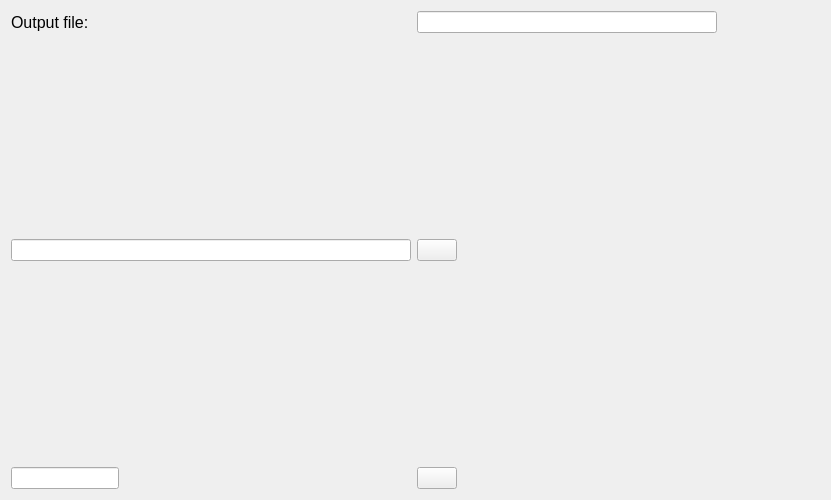
<?xml version="1.0" encoding="UTF-8"?>
<ui version="4.0">
 <class>fetchTweetsObject</class>
 <widget class="QWidget" name="fetchTweetsObject">
  <property name="geometry">
   <rect>
    <x>0</x>
    <y>0</y>
    <width>831</width>
    <height>500</height>
   </rect>
  </property>
  <property name="windowTitle">
   <string>Fetch Tweets</string>
  </property>
  <layout class="QVBoxLayout" name="verticalLayout_2">
   <item>
    <layout class="QFormLayout" name="formLayout">
     <property name="fieldGrowthPolicy">
      <enum>QFormLayout::AllNonFixedFieldsGrow</enum>
     </property>
     <item row="2" column="0">
      <widget class="QLineEdit" name="lineEditQuerry">
       <property name="minimumSize">
        <size>
         <width>400</width>
         <height>0</height>
        </size>
       </property>
       <property name="maximumSize">
        <size>
         <width>16777215</width>
         <height>16777215</height>
        </size>
       </property>
      </widget>
     </item>
     <item row="2" column="1">
      <widget class="QPushButton" name="pushButtonSearch">
       <property name="maximumSize">
        <size>
         <width>40</width>
         <height>40</height>
        </size>
       </property>
       <property name="text">
        <string/>
       </property>
       <property name="icon">
        <iconset>
         <normalon>mg.png</normalon>
        </iconset>
       </property>
      </widget>
     </item>
     <item row="4" column="0">
      <spacer name="verticalSpacer">
       <property name="orientation">
        <enum>Qt::Vertical</enum>
       </property>
       <property name="sizeHint" stdset="0">
        <size>
         <width>20</width>
         <height>40</height>
        </size>
       </property>
      </spacer>
     </item>
     <item row="7" column="0">
      <widget class="QLineEdit" name="lineEditTweetsCount">
       <property name="minimumSize">
        <size>
         <width>20</width>
         <height>0</height>
        </size>
       </property>
      </widget>
     </item>
     <item row="7" column="1">
      <widget class="QPushButton" name="pushButtonStopSearching">
       <property name="minimumSize">
        <size>
         <width>0</width>
         <height>0</height>
        </size>
       </property>
       <property name="maximumSize">
        <size>
         <width>40</width>
         <height>40</height>
        </size>
       </property>
       <property name="text">
        <string/>
       </property>
       <property name="icon">
        <iconset>
         <normalon>stop.png</normalon>
        </iconset>
       </property>
       <property name="iconSize">
        <size>
         <width>20</width>
         <height>20</height>
        </size>
       </property>
      </widget>
     </item>
     <item row="0" column="0">
      <widget class="QLabel" name="label">
       <property name="font">
        <font>
         <pointsize>12</pointsize>
        </font>
       </property>
       <property name="text">
        <string>Output file:</string>
       </property>
      </widget>
     </item>
     <item row="0" column="1">
      <widget class="QLineEdit" name="lineEditOutputFile">
       <property name="minimumSize">
        <size>
         <width>0</width>
         <height>0</height>
        </size>
       </property>
       <property name="maximumSize">
        <size>
         <width>300</width>
         <height>16777215</height>
        </size>
       </property>
      </widget>
     </item>
     <item row="1" column="0">
      <spacer name="verticalSpacer_2">
       <property name="orientation">
        <enum>Qt::Vertical</enum>
       </property>
       <property name="sizeHint" stdset="0">
        <size>
         <width>20</width>
         <height>40</height>
        </size>
       </property>
      </spacer>
     </item>
    </layout>
   </item>
  </layout>
 </widget>
 <resources/>
 <connections/>
</ui>
